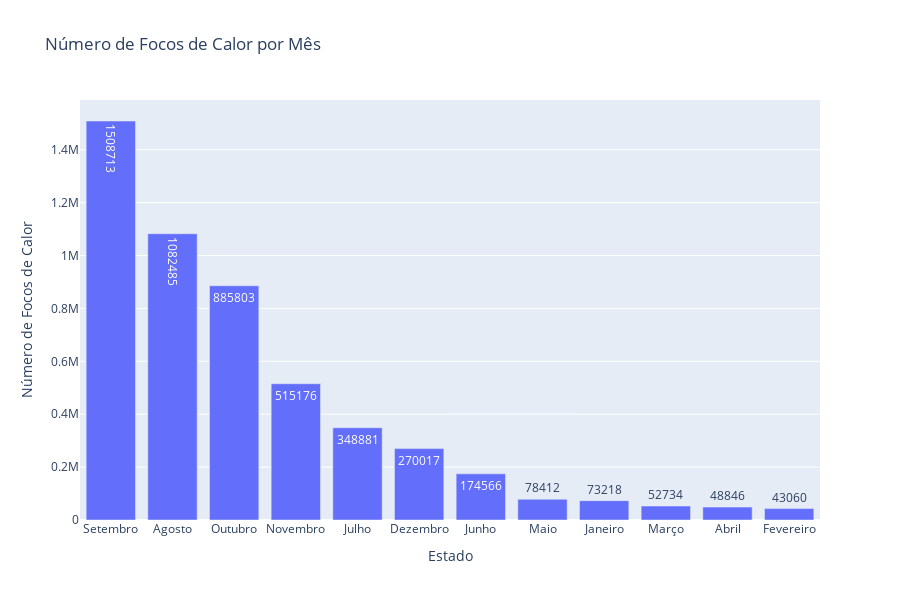

The code cell stored with this chart in its notebook:
### Code cell
plot_forest_fires_month(base)

### Figure 1 — Plotly figure (JSON) as saved in the notebook; plotly's stock layout.template omitted (floating-point values rounded to 4 significant figures)
{"data": [{"text": [1508713, 1082485, 885803, 515176, 348881, 270017, 174566, 78412, 73218, 52734, 48846, 43060], "textposition": "auto", "type": "bar", "x": ["Setembro", "Agosto", "Outubro", "Novembro", "Julho", "Dezembro", "Junho", "Maio", "Janeiro", "Março", "Abril", "Fevereiro"], "y": [1508713, 1082485, 885803, 515176, 348881, 270017, 174566, 78412, 73218, 52734, 48846, 43060]}], "layout": {"height": 600, "title": {"text": "Número de Focos de Calor por Mês"}, "width": 900, "xaxis": {"title": {"text": "Estado"}}, "yaxis": {"title": {"text": "Número de Focos de Calor"}}}}
